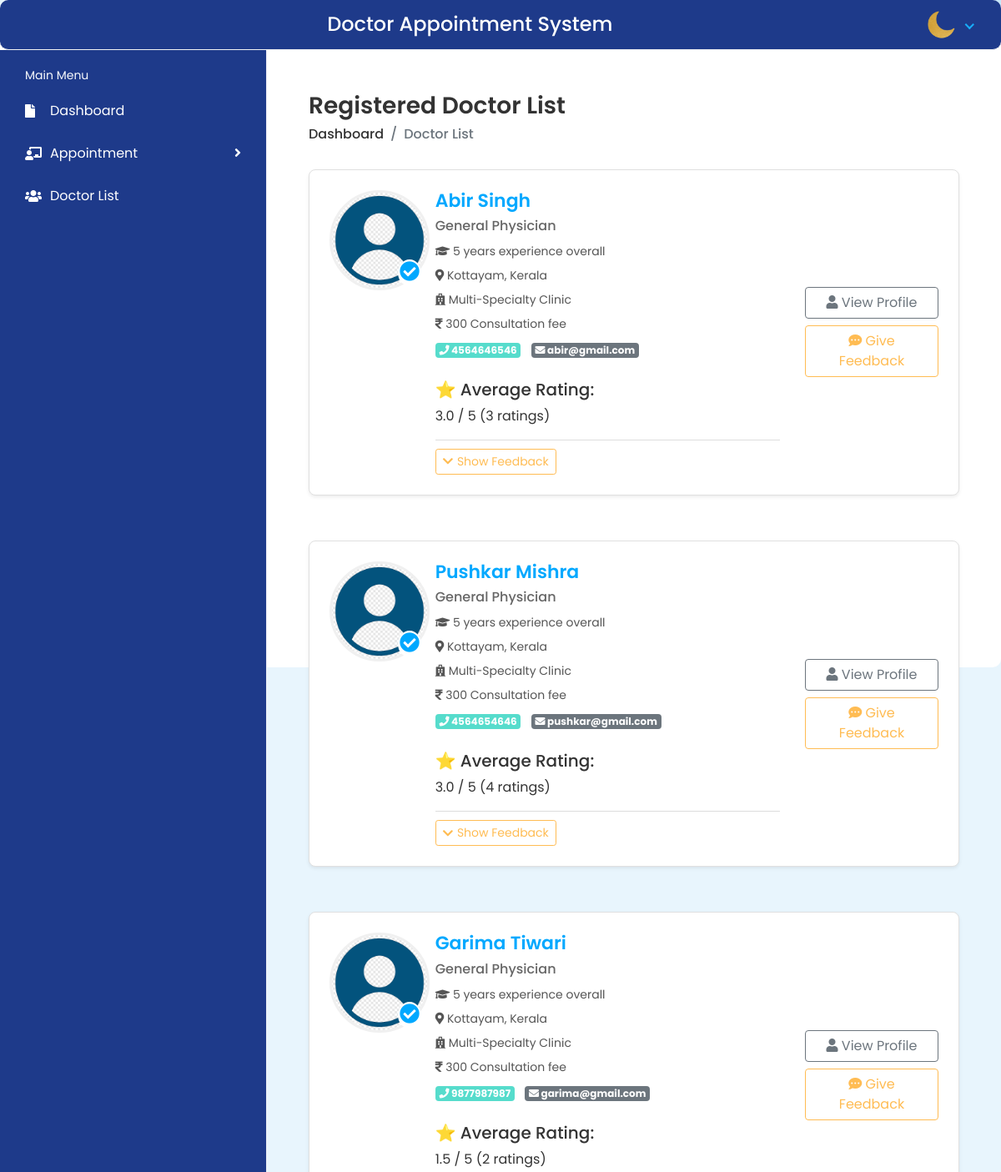
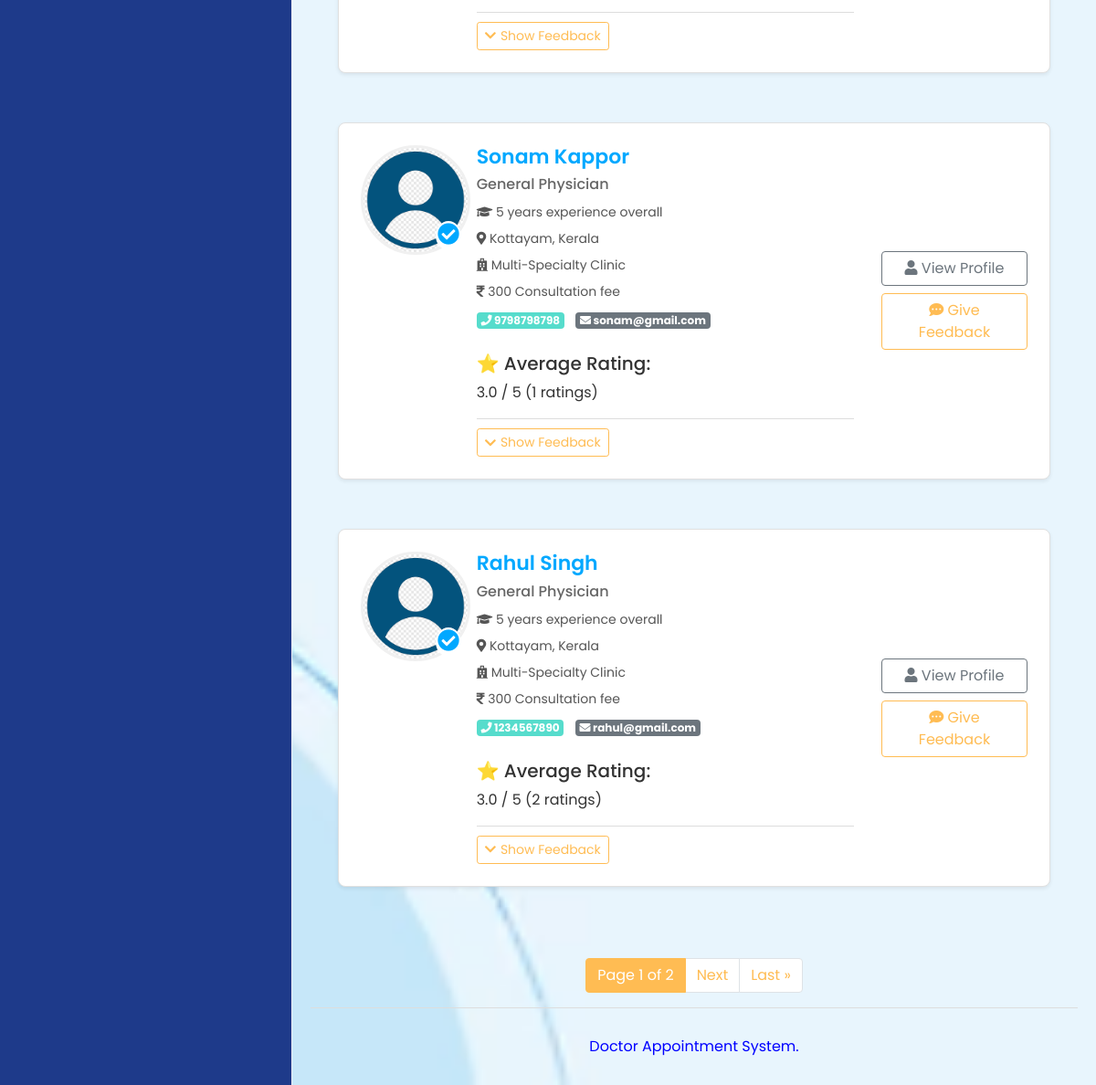
The app's page /Patient/DoctorList (signed in) with its own data (2 pictures, top to bottom).
### dasapp/models.py (models this page shows, shortened)
class CustomUser(AbstractUser):
    USER ={
        (1,'admin'),
        (2,'doc'),
        (3,'pat')
    }
    user_type = models.CharField(choices=USER,max_length=50,default=1)
    profile_pic = models.ImageField(upload_to='profile_pic')

class DoctorReg(models.Model):
    admin = models.OneToOneField(CustomUser, on_delete=models.CASCADE, null=True, blank=True)
    mobilenumber = models.CharField(max_length=11)
    specialization_id = models.ForeignKey(Specialization, on_delete=models.CASCADE)
    regdate_at = models.DateTimeField(auto_now_add=True)
    updated_at = models.DateTimeField(auto_now=True)

### docappsystem/adminviews.py (the view)
# urls.py: path('Patient/DoctorList', adminviews.Doctors_List, name='Patient_viewdoctorlist'),
@login_required(login_url='/')
def Doctors_List(request):
    doctorlist = DoctorReg.objects.all().order_by('id')
    for doctor in doctorlist:
        feedbacks = doctor.feedbacks.all()
        doctor.avg_rating = feedbacks.aggregate(Avg('rating'))['rating__avg'] or 0
        doctor.feedback_count = feedbacks.count()
    paginator = Paginator(doctorlist, 5)
    page_number = request.GET.get('page')
    page_obj = paginator.get_page(page_number)
    context = {'doctorlist': page_obj}
    return render(request, 'patient/doctor-list.html', context)

### templates/patient/doctor-list.html (shortened to what this page needs)
{% extends 'patient/Patientbase.html' %}
{% load static %}
{% load humanize %}
{% block content %}
<div class="content container-fluid">
    <div class="page-header">
        <div class="row align-items-center">
            <div class="col">
                <h3 class="page-title">Registered Doctor List</h3>
                <ul class="breadcrumb">
                    <li class="breadcrumb-item"><a href="#">Dashboard</a></li>
                    <li class="breadcrumb-item active">Doctor List</li>
                </ul>
            </div>
        </div>
    </div>
    <div class="row">
        {% for doctor in doctorlist %}
        <div class="col-12 mb-4">
            <div class="card doctor-card shadow-sm">
                <div class="card-body">
                    <div class="row">
                        <div class="col-md-2 text-center">
                            <div class="doctor-img-wrapper">
                                {% if doctor.admin.profile_pic %}
                                    <img src="{{ doctor.admin.profile_pic.url }}" class="doctor-profile-img" alt="Doctor Image">
                                {% else %}
                                    <img src="{% static 'assets/img/default-avatar.png' %}" class="doctor-profile-img" alt="No Image">
                                {% endif %}
                                <span class="verified-badge"><i class="fas fa-check-circle"></i></span>
                            </div>
                        </div>
                        <div class="col-md-7">
                            <h4 class="doctor-name">{{ doctor.admin.first_name }} {{ doctor.admin.last_name }}</h4>
                            <p class="doctor-specialty mb-2">{{ doctor.specialization|default:"General Physician" }}</p>
                            <p class="doctor-experience mb-2"><i class="fas fa-graduation-cap"></i> {{ doctor.experience|default:"5" }} years experience overall</p>
                            <p class="doctor-location mb-2"><i class="fas fa-map-marker-alt"></i> {{ doctor.address|default:"Kottayam, Kerala" }}</p>
                            <p class="doctor-clinic mb-2"><i class="fas fa-hospital"></i> {{ doctor.clinic_name|default:"Multi-Specialty Clinic" }}</p>
                            <p class="doctor-fee mb-2"><i class="fas fa-rupee-sign"></i> {{ doctor.consultation_fee|default:"300" }} Consultation fee</p>
                            <div class="mt-2">
                                <span class="badge badge-info"><i class="fas fa-phone"></i> {{ doctor.mobilenumber }}</span>
                                <span class="badge badge-secondary ml-2"><i class="fas fa-envelope"></i> {{ doctor.admin.email }}</span>
                            </div>
                            <h5 class="mt-4">⭐ Average Rating:</h5>
                                {% if doctor.avg_rating %}
                                <p>{{ doctor.avg_rating|floatformat:1 }} / 5 ({{ doctor.feedback_count }} ratings)</p>
                                {% else %}
                                <p>No ratings yet</p>
                                {% endif %}
                            <div class="feedback-box">
                                <button class="btn btn-sm btn-outline-primary toggle-feedback-btn" type="button">
                                    <i class="fas fa-chevron-down"></i> Show Feedback
                                </button>
                            </div>
                        </div>
                        <div class="col-md-3 text-right d-flex flex-column justify-content-center">
                            <a href="{% url 'viewSdoctordetails' doctor.id %}" class="btn btn-outline-secondary btn-block">
                                <i class="fas fa-user"></i> View Profile
                            </a>
                            <a href="{% url 'add_feedback' doctor.id %}" class="btn btn-outline-primary btn-block mt-2">
                                <i class="fas fa-comment-dots"></i> Give Feedback
                            </a>
                        </div>
                    </div>
                </div>
            </div>
        </div>
        {% endfor %}
    </div>
    <div class="d-flex justify-content-center mt-4">
        <nav>
            <ul class="pagination">
                <li class="page-item active"><span class="page-link">Page {{ doctorlist.number }} of {{ doctorlist.paginator.num_pages }}</span></li>
                {% if doctorlist.has_next %}
                    <li class="page-item"><a class="page-link" href="?page={{ doctorlist.next_page_number }}">Next</a></li>
                    <li class="page-item"><a class="page-link" href="?page={{ doctorlist.paginator.num_pages }}">Last &raquo;</a></li>
                {% endif %}
            </ul>
        </nav>
    </div>
</div>
{% endblock %}

### templates/patient/Patientbase.html (shortened to what this page needs)
<!DOCTYPE html>
<html lang="en">
    {% load static %}
   <head>
      <link rel="stylesheet" href="{% static 'assets/plugins/bootstrap/css/bootstrap.min.css'%}">
      <link rel="stylesheet" href="{% static 'assets/plugins/fontawesome/css/fontawesome.min.css'%}">
      <link rel="stylesheet" href="{% static 'assets/plugins/fontawesome/css/all.min.css'%}">
      <link rel="stylesheet" href="{% static 'assets/css/style.css'%}">
   </head>
   <body>
    <div class="main-wrapper" style="background-color: #ffffffff; padding: 20px; border-radius: 10px;">
        {% include 'includes/header.html' %}
        {% include 'patient/sidebar.html' %}
        <div class="page-wrapper">
         {% block content %}
         {% endblock %}
         {% include 'includes/footer.html' %}
      </div>
   </div>
 </body>
</html>

### templates/includes/header.html (shortened to what this page needs)
{% load static %}
{% if user.user_type == '1' %}
<div class="header" style="background-color: #1E3A8A; padding: 20px; display: flex; align-items: center; justify-content: space-between;">
   <div class="top-nav-search" style="color: white; flex-grow: 1; text-align: center;">
       <h4 style="margin: 0;">Doctor Appointment System</h4>
   </div>
   <ul class="nav user-menu" style="margin: 0; padding: 0;">
       <li class="nav-item dropdown has-arrow">
         <a href="#" class="dropdown-toggle nav-link" data-toggle="dropdown">
            <span class="user-img">
                {% if user.profile_pic %}
                    <img class="rounded-circle" src="{{ request.user.profile_pic.url }}" width="40" height="40" style="object-fit: cover; border-radius: 50%;">
                {% else %}
                    <img class="rounded-circle" src="{% static 'default-user.png' %}" width="40" height="40" style="object-fit: cover; border-radius: 50%;">
                {% endif %}
            </span>
        </a>
          <div class="dropdown-menu">
             <div class="user-header">
                <div class="avatar avatar-sm">
                  {% if user.profile_pic %}
                     <img src="{{ user.profile_pic.url }}" alt="User Image" class="avatar-img rounded-circle">
                  {% else %}
                     <img src="{% static 'images/default-profile.png' %}" alt="Default Profile Picture">
                  {% endif %}
                </div>
                <div class="user-text">
                   <h6 style="color: black;">{{ user.first_name }} {{ user.last_name }}</h6>
                   <p class="text-muted mb-0">Administrator</p>
                </div>
             </div>
             <a class="dropdown-item" href="{% url 'profile' %}">My Profile</a>
             <a class="dropdown-item" href="{% url 'change_password' %}">Setting</a>
             <a class="dropdown-item" href="{% url 'logout' %}">Logout</a>
          </div>
       </li>
   </ul>
</div>
{% else %}
<div class="header" style="background-color: #1E3A8A; padding: 20px; border-radius: 10px; display: flex; align-items: center; justify-content: space-between;">
   <div class="top-nav-search" style="color: white; flex-grow: 1; text-align: center;">
      <h4 style="margin: 0;">Doctor Appointment System</h4>
   </div>
   <ul class="nav user-menu" style="margin: 0; padding: 0;">
      <li class="nav-item dropdown has-arrow">
         <a href="#" class="dropdown-toggle nav-link" data-toggle="dropdown">
         <span class="user-img">
             {% if user.profile_pic %}
                 <img class="rounded-circle" src="{{ request.user.profile_pic.url }}" width="40" height="40" style="object-fit: cover; border-radius: 50%;">
             {% else %}
                 <img class="rounded-circle" src="{% static 'default-user.png' %}" width="40" height="40" style="object-fit: cover; border-radius: 50%;">
             {% endif %}
         </span>
         </a>
      </li>
   </ul>
</div>
{% endif %}

### templates/patient/sidebar.html (shortened to what this page needs)
{% load static %}
{% if user.user_type == '3' %}
<div class="sidebar" id="sidebar" style="background-color: #1E3A8A; color: white; min-height: 100vh;">
   <div class="sidebar-inner slimscroll">
      <div id="sidebar-menu" class="sidebar-menu">
         <ul>
            <li class="menu-title" style="color: #F8FAFC;">
               <span>Main Menu</span>
            </li>
            <li>
              <a href="{% url 'patient_home' %}"  style="color: white;"><i class="fa fa-file"></i> <span>Dashboard</span></a>
           </li>
            <li class="submenu">
               <a href="#" style="color: white;"><i class="fas fa-chalkboard-teacher"></i> <span> Appointment</span> <span class="menu-arrow"></span></a>
            </li>
            <li>
              <a href="{% url 'Patient_viewdoctorlist' %}" style="color: white;"><i class="fas fa-users"></i> <span>Doctor List</span></a>
           </li>
         </ul>
      </div>
   </div>
</div>
{% endif %}

### templates/includes/footer.html
<footer>
    <p style="color: blue;text-align: center;">Doctor Appointment System.</p>
 </footer>

### templates/patient/doctor-list.html (style rules this page uses)
.doctor-card { border: 1px solid #e0e0e0; border-radius: 8px; transition: box-shadow 0.3s ease; }
.doctor-img-wrapper { position: relative; display: inline-block; }
.doctor-profile-img { width: 120px; height: 120px; border-radius: 50%; object-fit: cover; border: 3px solid #f0f0f0; }
.verified-badge { position: absolute; bottom: 5px; right: 10px; background: #fff; border-radius: 50%; padding: 2px; }
.verified-badge i { color: #00a8ff; font-size: 24px; }
.doctor-name { color: #00a8ff; font-size: 22px; font-weight: 600; margin-bottom: 5px; }
.doctor-specialty { color: #666; font-size: 16px; font-weight: 500; }
.doctor-experience, .doctor-location, .doctor-clinic, .doctor-fee { color: #555; font-size: 14px; }
.feedback-box { border-top: 1px solid #ddd; margin-top: 15px; padding-top: 10px; }
.toggle-feedback-btn { display: inline-flex; align-items: center; justify-content: center; gap: 5px; }

### records on screen
CustomUser: user.profile_pic (picture)
DoctorReg: admin.first_name "Abir", admin.last_name "Singh", specialization "General Physician", experience "5", address "Kottayam, Kerala", clinic_name "Multi-Specialty Clinic", consultation_fee "300", mobilenumber "4564646546", admin.email "abir@gmail.com", avg_rating "3.0", feedback_count "3"
DoctorReg: admin.first_name "Pushkar", admin.last_name "Mishra", specialization "General Physician", experience "5", address "Kottayam, Kerala", clinic_name "Multi-Specialty Clinic", consultation_fee "300", mobilenumber "4564654646", admin.email "pushkar@gmail.com", avg_rating "3.0", feedback_count "4"
DoctorReg: admin.first_name "Garima", admin.last_name "Tiwari", specialization "General Physician", experience "5", address "Kottayam, Kerala", clinic_name "Multi-Specialty Clinic", consultation_fee "300", mobilenumber "9877987987", admin.email "garima@gmail.com", avg_rating "1.5", feedback_count "2"
DoctorReg: admin.first_name "Sonam", admin.last_name "Kappor", specialization "General Physician", experience "5", address "Kottayam, Kerala", clinic_name "Multi-Specialty Clinic", consultation_fee "300", mobilenumber "9798798798", admin.email "sonam@gmail.com", avg_rating "3.0", feedback_count "1"
DoctorReg: admin.first_name "Rahul", admin.last_name "Singh", specialization "General Physician", experience "5", address "Kottayam, Kerala", clinic_name "Multi-Specialty Clinic", consultation_fee "300", mobilenumber "1234567890", admin.email "rahul@gmail.com", avg_rating "3.0", feedback_count "2"

### other values on screen
{{ doctorlist.number }} "1"
{{ doctorlist.paginator.num_pages }} "2"
